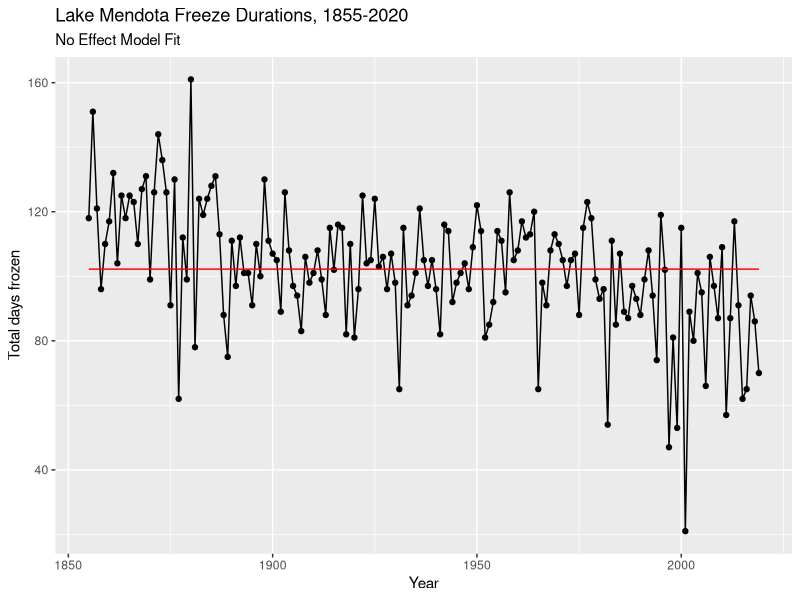
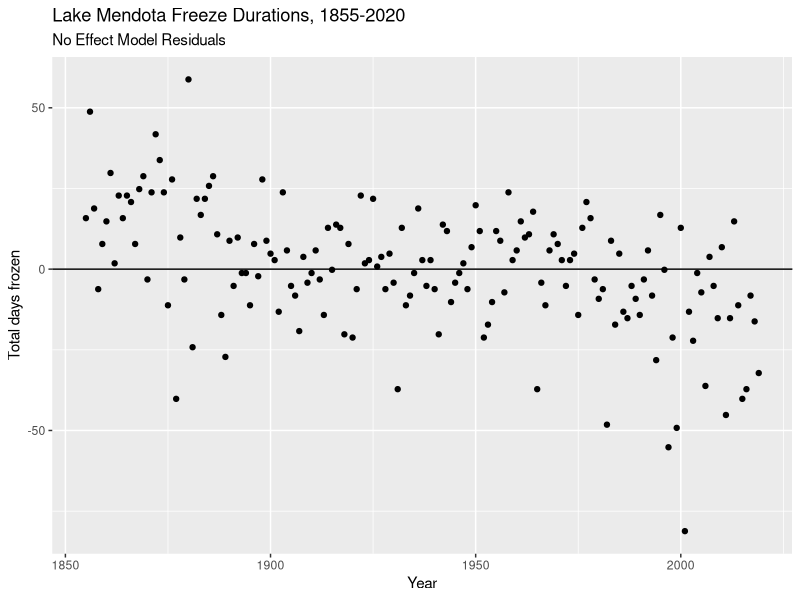
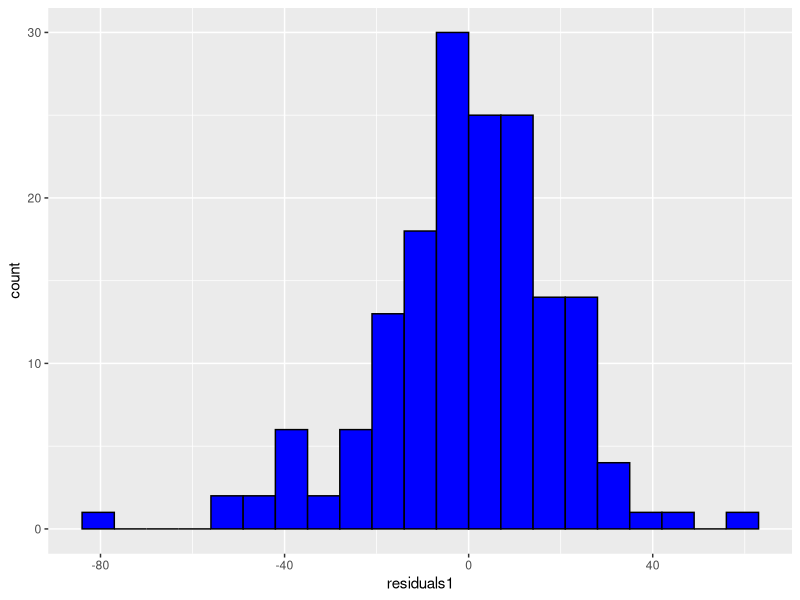
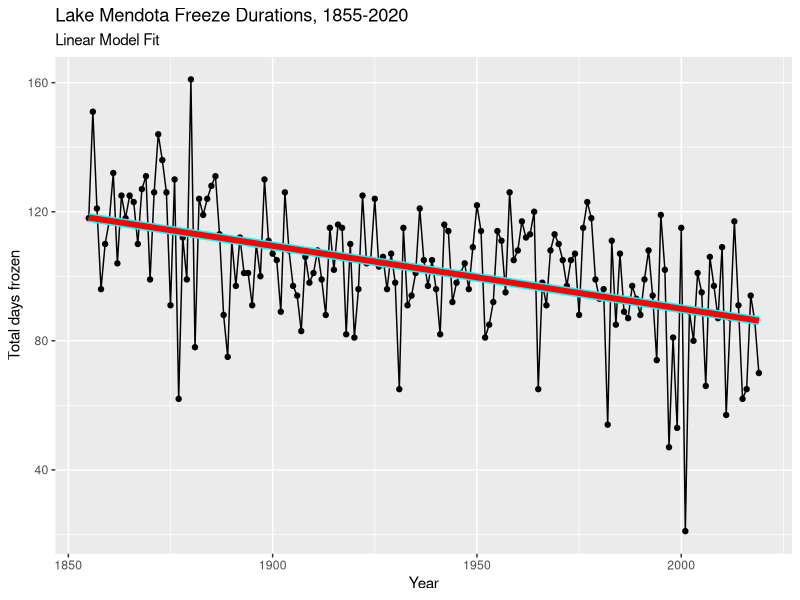
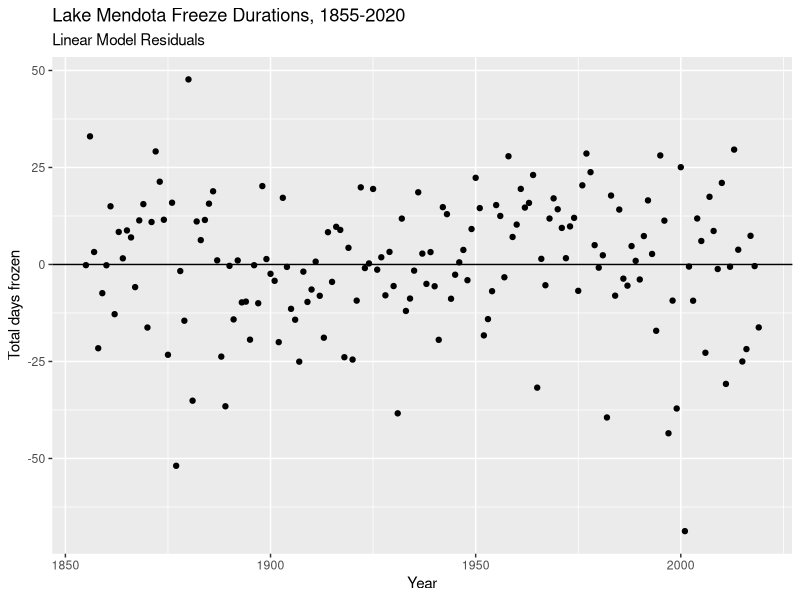
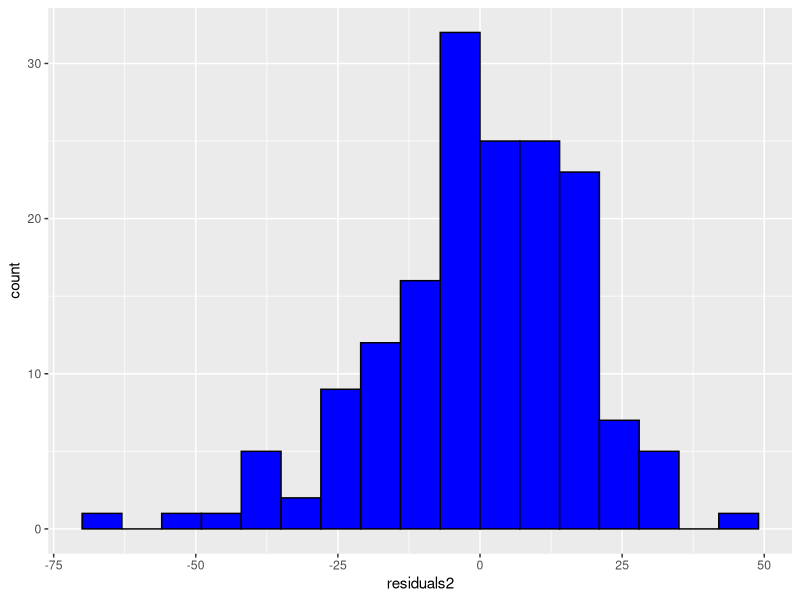
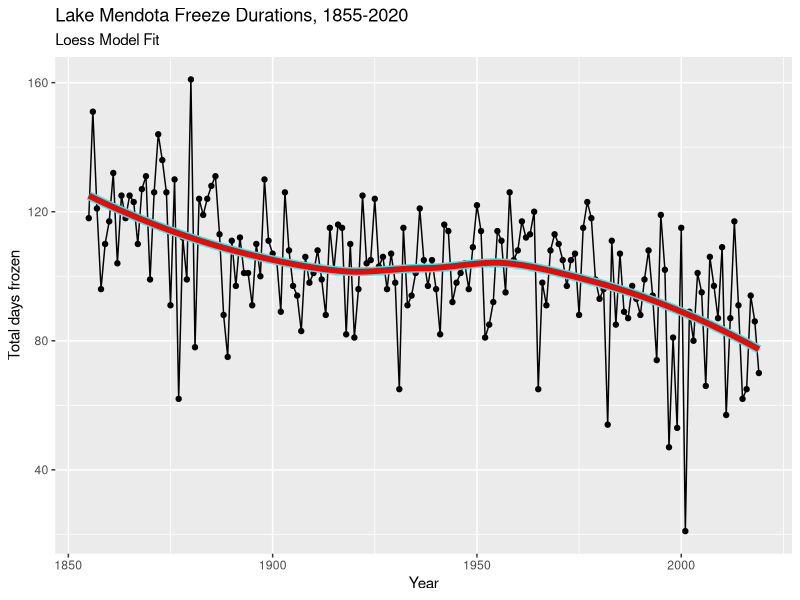
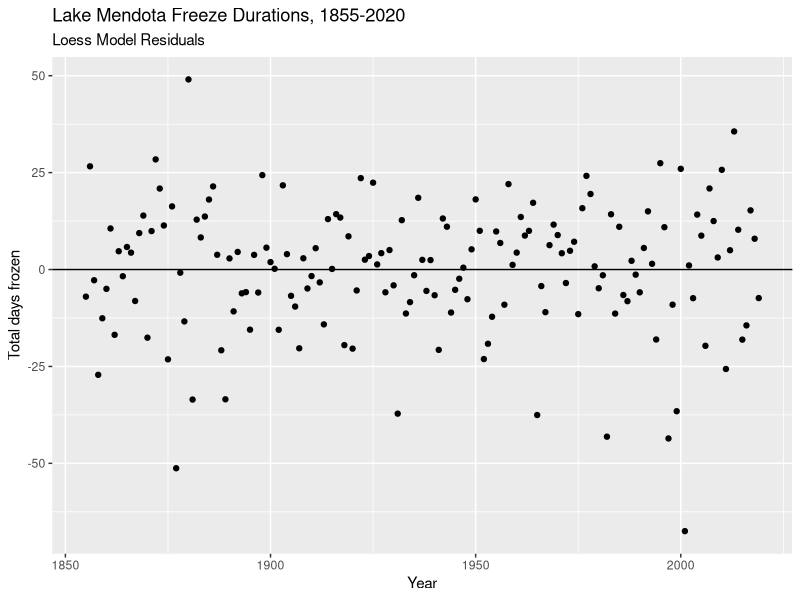

The R script that drew these images, in order:
## ---- chunk 1
knitr::opts_chunk$set(echo = TRUE, message=FALSE, warning=FALSE)
library(tidyverse)
library(lubridate)
## ---- chunk 2
mendota <- read_csv("lake-mendota-clean-2020.csv")
## ---- chunk 3
mendota2 = mendota %>%
  select(winter,year1,days) %>% # select the variables
  drop_na() # drop rows that having values missing

dim(mendota) # dimension of original data frame
dim(mendota2) # dimension of new data frame
## ---- chunk 4
fit1 <- lm(days ~ 1, data=mendota2) # no trend model
fit2 <- lm(days ~ year1, data=mendota2) # linear model
fit3 <- loess(days ~ year1, data=mendota2) # local linear model

r1 <- residuals(fit1)
r2 <- residuals(fit2)
r3 <- residuals(fit3)

mendota3 <- mendota2 %>%
  mutate(fit1 = fitted(fit1), # Add a column to our data frame with the fitted values and residuals
         residuals1 = r1,
         fit2 = fitted(fit2),
         residuals2 = r2,
         fit3 = fitted(fit3),
         residuals3 = r3)
## ---- chunk 5
ggplot(mendota3) +
  geom_line(aes(x=year1,y=days)) + # plots data as line
  geom_point(aes(x=year1,y=days)) + # plots data as points
  geom_line(aes(x=year1,y=fit1), color="red") + # plots fitted model as a line in red
  ylab("Total days frozen") + # add y-axis label
  xlab("Year") + # add x-axis label
  ggtitle("Lake Mendota Freeze Durations, 1855-2020",
          subtitle = "No Effect Model Fit") # add title and subtitle

ggplot(mendota3) +
  geom_point(aes(x=year1,y=residuals1)) +
  geom_hline(yintercept=0) + # plots horizontal line at `yintercept=0`
  ylab("Total days frozen") +
  xlab("Year") +
  ggtitle("Lake Mendota Freeze Durations, 1855-2020",
          subtitle = "No Effect Model Residuals")

ggplot(mendota3) +
  geom_histogram(aes(x=residuals1), boundary=0, binwidth=7, # plots a histogram of the residuals
                 color="black", fill = "blue") 
## ---- chunk 6
ggplot(mendota3, aes(x=year1,y=days)) +
  geom_line() +
  geom_point() +
  geom_smooth(se=FALSE,method="lm",color="cyan",size=3) + # this fits the same line as model 2
  geom_line(aes(x=year1,y=fit2), color="red", size=2) + # plots fitted model as a line in red
  ylab("Total days frozen") +
  xlab("Year") +
  ggtitle("Lake Mendota Freeze Durations, 1855-2020",
          subtitle = "Linear Model Fit")

ggplot(mendota3) +
  geom_point(aes(x=year1,y=residuals2)) +
  geom_hline(yintercept=0) +
  ylab("Total days frozen") +
  xlab("Year") +
  ggtitle("Lake Mendota Freeze Durations, 1855-2020",
          subtitle = "Linear Model Residuals")

ggplot(mendota3) +
  geom_histogram(aes(x=residuals2), boundary=0, binwidth=7,
                 color="black", fill = "blue")
## ---- chunk 7
ggplot(mendota3, aes(x=year1,y=days)) +
  geom_line() +
  geom_point() +
  geom_smooth(se=FALSE, color="cyan",size=3) + # this fits the same line as model 3
  geom_line(aes(x=year1,y=fit3), color="red", size=2) + # plots fitted model as a line in red
  ylab("Total days frozen") +
  xlab("Year") +
  ggtitle("Lake Mendota Freeze Durations, 1855-2020",
          subtitle = "Loess Model Fit")

ggplot(mendota3) +
  geom_point(aes(x=year1,y=residuals3)) +
  geom_hline(yintercept=0) +
  ylab("Total days frozen") +
  xlab("Year") +
  ggtitle("Lake Mendota Freeze Durations, 1855-2020",
          subtitle = "Loess Model Residuals")

ggplot(mendota3) +
  geom_histogram(aes(x=residuals3), boundary=0, binwidth=7,
                 color="black", fill = "blue")
